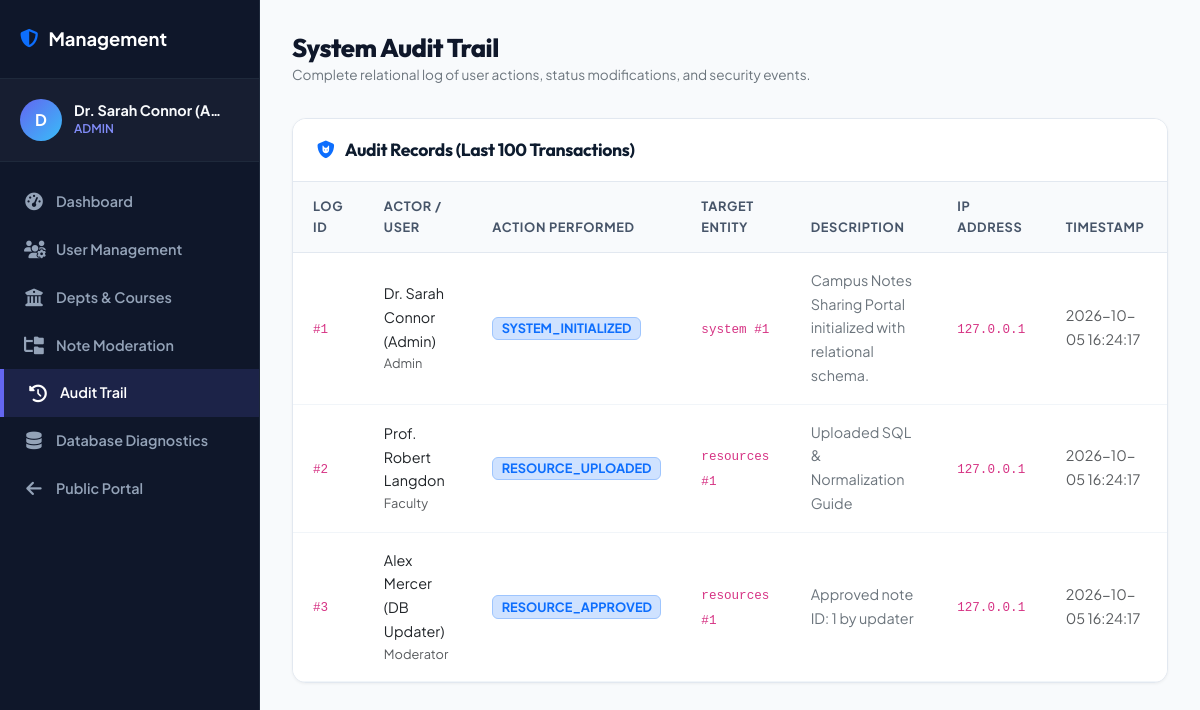
Screenshot of /admin/logs.php (signed in) with the database file from the repository.
### tables this page shows
CREATE TABLE `users` (
    `user_id` INT AUTO_INCREMENT PRIMARY KEY,
    `role_id` INT NOT NULL,
    `dept_id` INT NULL,
    `full_name` VARCHAR(120) NOT NULL,
    `email` VARCHAR(150) NOT NULL UNIQUE,
    `password_hash` VARCHAR(255) NOT NULL,
    `reset_token` VARCHAR(64) NULL UNIQUE,
    `reset_token_expires_at` TIMESTAMP NULL,
    `academic_id` VARCHAR(50) NULL,  
    `phone` VARCHAR(30) NULL,
    `bio` TEXT NULL,
    `avatar` VARCHAR(255) DEFAULT 'default_avatar.png',
    `status` ENUM('active', 'inactive', 'suspended') DEFAULT 'active',
    `created_at` TIMESTAMP DEFAULT CURRENT_TIMESTAMP,
    `updated_at` TIMESTAMP DEFAULT CURRENT_TIMESTAMP ON UPDATE CURRENT_TIMESTAMP,
    CONSTRAINT `fk_users_role` FOREIGN KEY (`role_id`) REFERENCES `roles` (`role_id`) ON UPDATE CASCADE ON DELETE RESTRICT,
    CONSTRAINT `fk_users_dept` FOREIGN KEY (`dept_id`) REFERENCES `departments` (`dept_id`) ON UPDATE CASCADE ON DELETE SET NULL
);

CREATE TABLE `roles` (
    `role_id` INT AUTO_INCREMENT PRIMARY KEY,
    `role_name` VARCHAR(50) NOT NULL UNIQUE,
    `display_name` VARCHAR(100) NOT NULL,
    `description` TEXT,
    `created_at` TIMESTAMP DEFAULT CURRENT_TIMESTAMP
);

CREATE TABLE `activity_logs` (
    `activity_id` INT AUTO_INCREMENT PRIMARY KEY,
    `user_id` INT NULL,
    `action` VARCHAR(100) NOT NULL,
    `entity_type` VARCHAR(50) NOT NULL,
    `entity_id` INT NULL,
    `details` TEXT NULL,
    `ip_address` VARCHAR(45) NULL,
    `created_at` TIMESTAMP DEFAULT CURRENT_TIMESTAMP,
    CONSTRAINT `fk_activity_user` FOREIGN KEY (`user_id`) REFERENCES `users` (`user_id`) ON UPDATE CASCADE ON DELETE SET NULL
);

### includes/auth_middleware.php (called while the page is built, shortened)
<?php
function isLoggedIn() {
    return isset($_SESSION['user_id']) && !empty($_SESSION['user_id']);
}
function getCurrentUser() {
    return [
        'id' => $_SESSION['user_id'],
        'name' => $_SESSION['full_name'] ?? 'User',
        'email' => $_SESSION['email'] ?? '',
        'role_id' => $_SESSION['role_id'] ?? 4,
        'role_name' => $_SESSION['role_name'] ?? 'student',
        'dept_id' => $_SESSION['dept_id'] ?? null,
        'avatar' => $_SESSION['avatar'] ?? 'default_avatar.png'
    ];
}

### admin/logs.php (the view, shortened to what this page needs)
<?php
require_once __DIR__ . '/../includes/header.php';
require_once __DIR__ . '/../includes/auth_middleware.php';
$pdo = Database::getConnection();
$logs = $pdo->query("SELECT l.*, u.full_name, u.email, r.role_name
                    FROM `activity_logs` l
                    LEFT JOIN `users` u ON l.user_id = u.user_id
                    LEFT JOIN `roles` r ON u.role_id = r.role_id
                    ORDER BY l.created_at DESC LIMIT 100")->fetchAll();
?>
<div class="dashboard-wrapper">
    <aside class="sidebar">
        <div class="sidebar-header">
            <a href="<?= BASE_URL ?>/admin/index.php" class="sidebar-brand"><i class="fa-solid fa-shield-halved text-primary"></i> Management</a>
        </div>
        <div class="sidebar-user">
            <div class="user-avatar-circle"><?= strtoupper(substr($currentUser['name'], 0, 1)) ?></div>
            <div class="user-info-text">
                <div class="user-name"><?= htmlspecialchars($currentUser['name']) ?></div>
                <div class="user-role"><?= htmlspecialchars($currentUser['role_name']) ?></div>
            </div>
        </div>
        <ul class="sidebar-nav">
            <li><a href="<?= BASE_URL ?>/admin/index.php" class="sidebar-link"><i class="fa-solid fa-gauge-high"></i> Dashboard</a></li>
            <?php if ($currentUser['role_id'] == ROLE_ADMIN): ?>
                <li><a href="<?= BASE_URL ?>/admin/users.php" class="sidebar-link"><i class="fa-solid fa-users-gear"></i> User Management</a></li>
            <?php endif; ?>
            <li><a href="<?= BASE_URL ?>/admin/departments.php" class="sidebar-link"><i class="fa-solid fa-building-columns"></i> Depts & Courses</a></li>
            <li><a href="<?= BASE_URL ?>/admin/resources.php" class="sidebar-link"><i class="fa-solid fa-folder-tree"></i> Note Moderation</a></li>
            <li><a href="<?= BASE_URL ?>/admin/logs.php" class="sidebar-link active"><i class="fa-solid fa-clock-rotate-left"></i> Audit Trail</a></li>
            <li><a href="<?= BASE_URL ?>/admin/db_status.php" class="sidebar-link"><i class="fa-solid fa-database"></i> Database Diagnostics</a></li>
            <li><a href="<?= BASE_URL ?>/index.php" class="sidebar-link"><i class="fa-solid fa-arrow-left"></i> Public Portal</a></li>
        </ul>
    </aside>
    <main class="dashboard-content">
        <div class="dashboard-header">
            <div>
                <h1 class="dashboard-title">System Audit Trail</h1>
                <p class="text-secondary small mb-0">Complete relational log of user actions, status modifications, and security events.</p>
            </div>
        </div>
        <div class="data-card">
            <div class="data-card-header">
                <h5><i class="fa-solid fa-shield-cat text-primary me-2"></i> Audit Records (Last 100 Transactions)</h5>
            </div>
            <div class="table-responsive">
                <table class="table table-custom">
                    <thead>
                        <tr>
                            <th>Log ID</th>
                            <th>Actor / User</th>
                            <th>Action Performed</th>
                            <th>Target Entity</th>
                            <th>Description</th>
                            <th>IP Address</th>
                            <th>Timestamp</th>
                        </tr>
                    </thead>
                    <tbody>
                        <?php foreach ($logs as $log): ?>
                            <tr>
                                <td><code>#<?= $log['activity_id'] ?></code></td>
                                <td>
                                    <?php if ($log['full_name']): ?>
                                        <div class="font-weight-bold text-dark"><?= htmlspecialchars($log['full_name']) ?></div>
                                        <div class="text-muted font-xs"><?= ucfirst($log['role_name'] ?? '') ?></div>
                                    <?php else: ?>
                                        <span class="text-muted fst-italic">System Daemon</span>
                                    <?php endif; ?>
                                </td>
                                <td>
                                    <span class="badge bg-primary-subtle text-primary border border-primary-subtle font-xs">
                                        <?= htmlspecialchars($log['action']) ?>
                                    </span>
                                </td>
                                <td><code><?= htmlspecialchars($log['entity_type']) ?> #<?= $log['entity_id'] ?></code></td>
                                <td class="text-secondary small"><?= htmlspecialchars($log['details']) ?></td>
                                <td><code><?= htmlspecialchars($log['ip_address'] ?? '127.0.0.1') ?></code></td>
                                <td class="text-muted small"><?= htmlspecialchars($log['created_at']) ?></td>
                            </tr>
                        <?php endforeach; ?>
                    </tbody>
                </table>
            </div>
        </div>
    </main>
</div>
</body>
</html>

### assets/css/style.css (style rules this page uses)
:root { --primary: #003366; --primary-light: #004d99; --primary-dark: #002244; --primary-subtle: #e8f0fb; --primary-mid: #1a5276; --accent: #1a7f37; --accent-light: #28a745; --accent-subtle: #e9f7ef; --gold: #c9a227; --gold-light: #f5d06a; --success: #198754; --success-light: #d1e7dd; --danger: #dc3545; --danger-light: #f8d7da; --warning: #fd7e14; --info: #0d6efd; --dark: #0d1b2e; --dark-surface: #152338; --text-primary: #1a2332; --text-secondary: #4a5568; --text-muted: #718096; --bg-main: #f5f7fa; --bg-card: #ffffff; --border-color: #dce3ec; --border-subtle: #edf2f7; --shadow-sm: 0 1px 4px rgba(0,51,102,0.08); --shadow-md: 0 4px 12px rgba(0,51,102,0.1); --shadow-lg: 0 12px 28px rgba(0,51,102,0.12); --shadow-xl: 0 20px 40px rgba(0,51,102,0.15); --radius-sm: 6px; --radius-md: 10px; --radius-lg: 16px; --radius-xl: 24px; --radius-full: 9999px; --transition: all 0.22s cubic-bezier(0.4, 0, 0.2, 1); }
*, *::before, *::after { box-sizing: border-box; }
html { scroll-behavior: smooth; }
body { font-family: 'Plus Jakarta Sans', -apple-system, BlinkMacSystemFont, "Segoe UI", sans-serif; background-color: var(--bg-main); color: var(--text-primary); font-size: 15px; line-height: 1.65; min-height: 100vh; display: flex; flex-direction: column; -webkit-font-smoothing: antialiased; }
h1 { font-size: 2.6rem; }
h5 { font-size: 1.1rem; }
h1, h2, h3, h4, h5, h6 { font-family: 'Outfit', 'Plus Jakarta Sans', sans-serif; font-weight: 700; color: var(--dark); letter-spacing: -0.02em; line-height: 1.25; }
p { font-size: 0.975rem; }
small, .small { font-size: 0.85rem; }
.font-xs { font-size: 0.8rem; }
a { transition: var(--transition); }
.user-avatar-circle { width: 32px; height: 32px; min-width: 32px; border-radius: 50%; background: linear-gradient(135deg, var(--primary), var(--accent)); color: white; display: inline-flex; align-items: center; justify-content: center; font-weight: 800; font-size: 0.85rem; line-height: 1; flex-shrink: 0; }

### rows the page displays
users: full_name "D", full_name "Dr. Sarah Connor (A…"
roles: role_name "ADMIN"
activity_logs: activity_id "1", user.full_name "Dr. Sarah Connor (Admin)", roles.role_name "Admin", action "SYSTEM_INITIALIZED", entity_type "system", entity "1", details "Campus Notes Sharing Portal initialized with relational schema.", ip_address "127.0.0.1", created_at "2026-10-05 16:24:17"
activity_logs: activity_id "2", user.full_name "Prof. Robert Langdon", roles.role_name "Faculty", action "RESOURCE_UPLOADED", entity_type "resources", entity "1", details "Uploaded SQL & Normalization Guide", ip_address "127.0.0.1", created_at "2026-10-05 16:24:17"
activity_logs: activity_id "3", user.full_name "Alex Mercer (DB Updater)", roles.role_name "Moderator", action "RESOURCE_APPROVED", entity_type "resources", entity "1", details "Approved note ID: 1 by updater", ip_address "127.0.0.1", created_at "2026-10-05 16:24:17"
